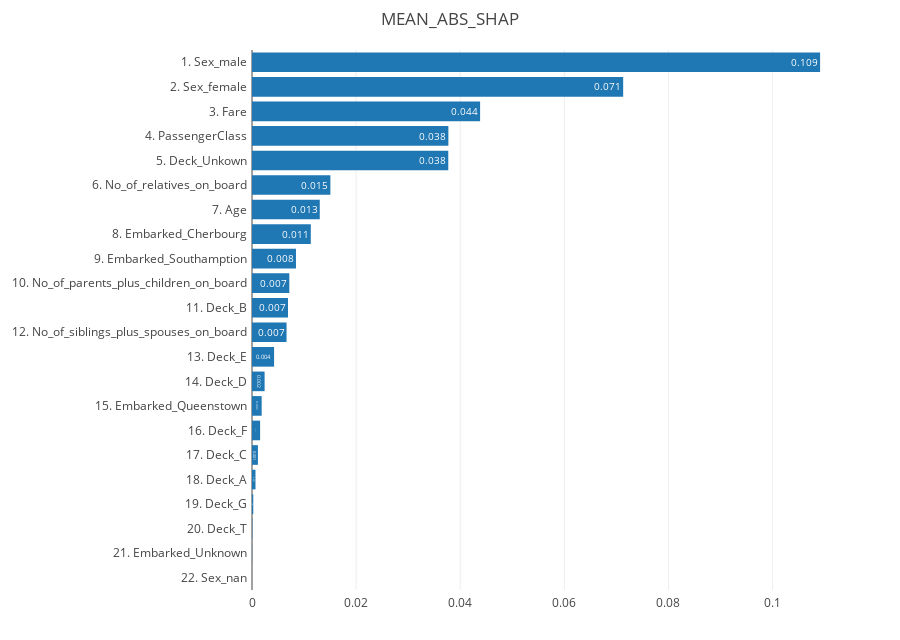

Write notebook code for a chart like this one.
### Code cell
explainer.plot_importances()

### Figure 1 — Plotly figure (JSON) as saved in the notebook; plotly's stock layout.template omitted (floating-point values rounded to 4 significant figures)
{"data": [{"hoverinfo": "text", "insidetextanchor": "end", "orientation": "h", "text": [0, 0, 0, 0, 0.001, 0.001, 0.002, 0.002, 0.002, 0.004, 0.007, 0.007, 0.007, 0.008, 0.011, 0.013, 0.015, 0.038, 0.038, 0.044, 0.071, 0.109], "textposition": "inside", "type": "bar", "x": [0, 2.692e-05, 6.506e-05, 0.0002421, 0.0006708, 0.001138, 0.001557, 0.001855, 0.002421, 0.004243, 0.006636, 0.006915, 0.007168, 0.008446, 0.0113, 0.01302, 0.01506, 0.0377, 0.03772, 0.04381, 0.0713, 0.1091], "y": ["22. Sex_nan", "21. Embarked_Unknown", "20. Deck_T", "19. Deck_G", "18. Deck_A", "17. Deck_C", "16. Deck_F", "15. Embarked_Queenstown", "14. Deck_D", "13. Deck_E", "12. No_of_siblings_plus_spouses_on_board", "11. Deck_B", "10. No_of_parents_plus_children_on_board", "9. Embarked_Southamption", "8. Embarked_Cherbourg", "7. Age", "6. No_of_relatives_on_board", "5. Deck_Unkown", "4. PassengerClass", "3. Fare", "2. Sex_female", "1. Sex_male"]}], "layout": {"height": 640, "margin": {"b": 50, "l": 252, "pad": 4, "r": 50, "t": 50}, "plot_bgcolor": "#fff", "showlegend": false, "title": {"text": "MEAN_ABS_SHAP"}, "xaxis": {"automargin": true}, "yaxis": {"automargin": true}}}
